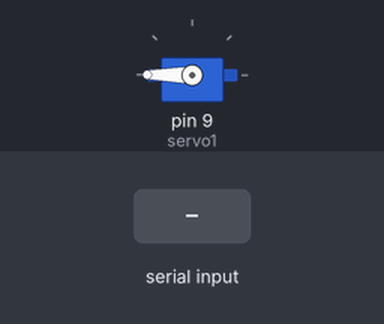
The sketch below on a simulated Arduino Uno, built with avr-gcc and run on an emulated ATmega328P. On the bench: servo. The inputs (shaded band) are chosen by the test bench.

Above: at 1.2 s.
1.3 s: byte 1 (1) received over Serial
At 2.5 s:
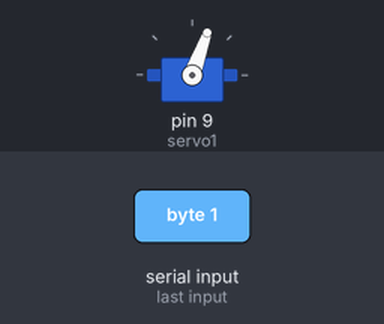
Timing chart, 0 to 4.3 s (numbered marks = the images above; inputs shaded):
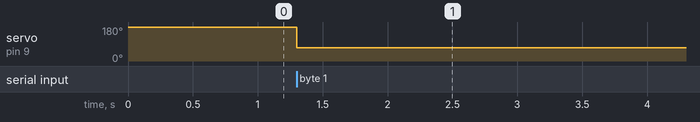

Measured:
- after the input at 1.3 s, servo on pin 9 (servo1): 180° → 70° at once

The sketch:

ArduinoShutterControl.ino
```cpp
// (licence header left out)
// Import the Arduino Servo library
#include <Servo.h>

Servo servo1;

int angle = 180;

void setup()
{
  // Attach each Servo object to a digital pin
  servo1.attach(9);
  pinMode(2, INPUT);

  // Open the serial connection, 9600 baud
  Serial.begin(9600);

  servo1.write(angle);  // Open
}

void loop()
{
  // Wait for serial input
  if (Serial.available() > 0) {

    // Read the byte
    int choice = Serial.read();
    if ((choice == 0) || (choice == 1))
    {
      if (choice == 0)
        angle = 180;    // Shut
      else
        angle = 70;     // Open

      servo1.write(angle);
    }

  }
}
```
